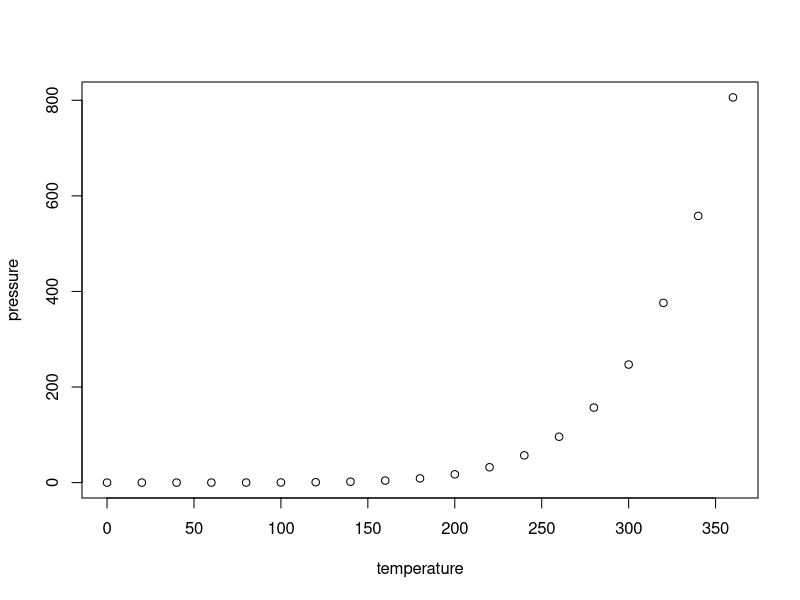
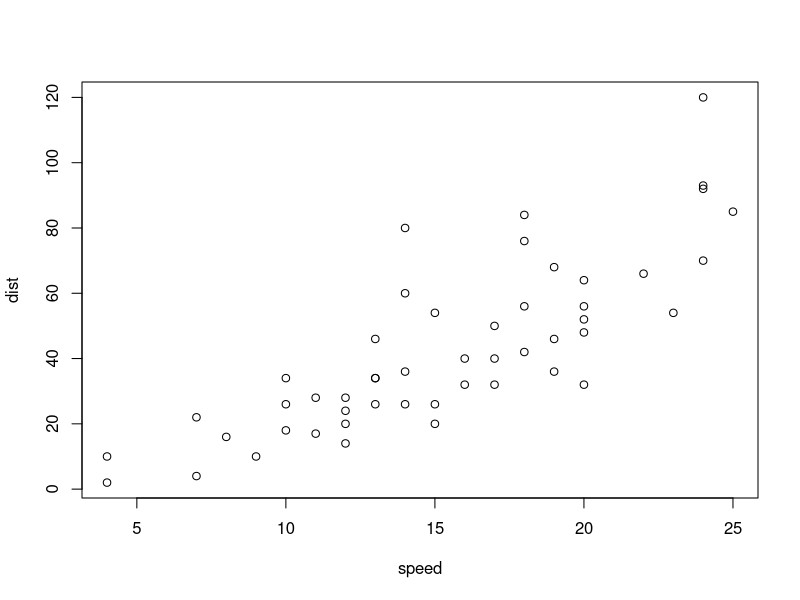
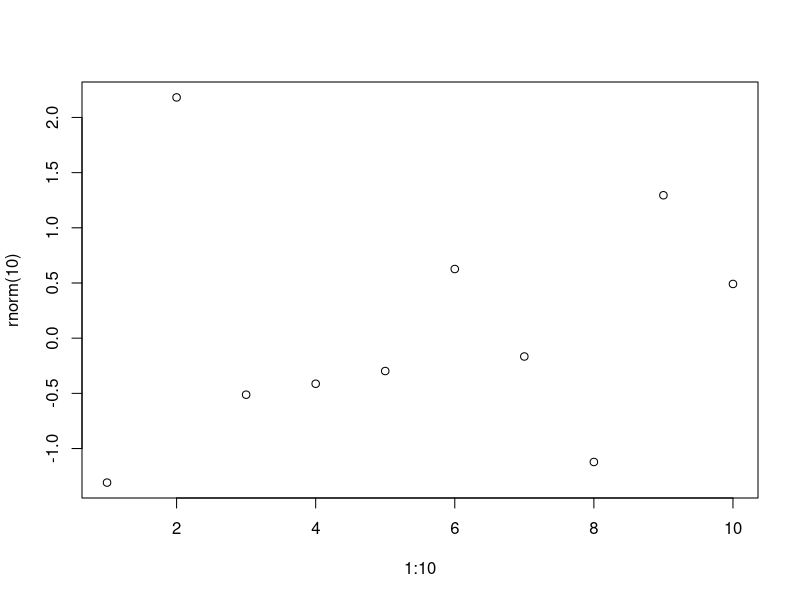
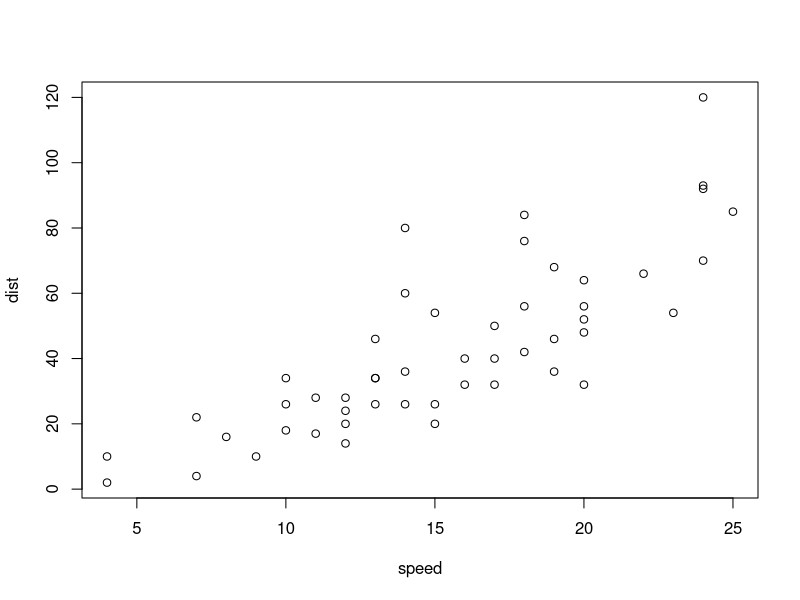
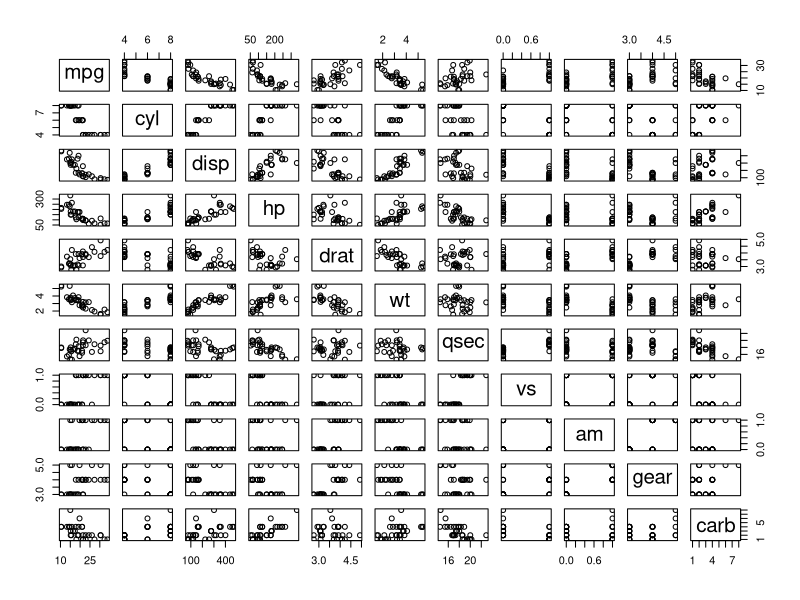
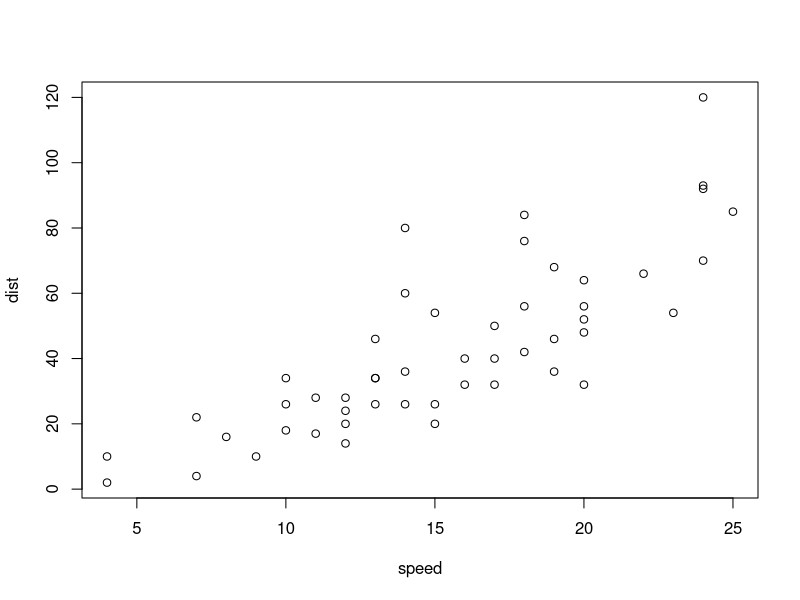
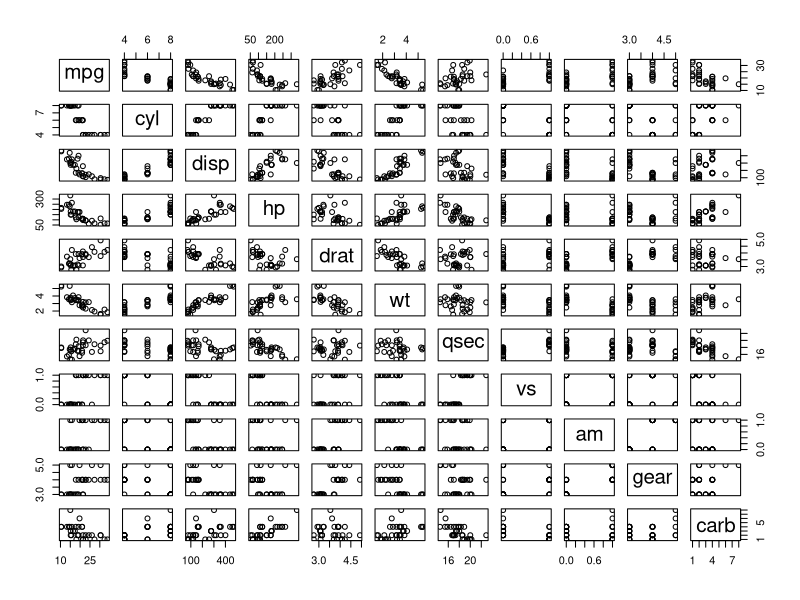
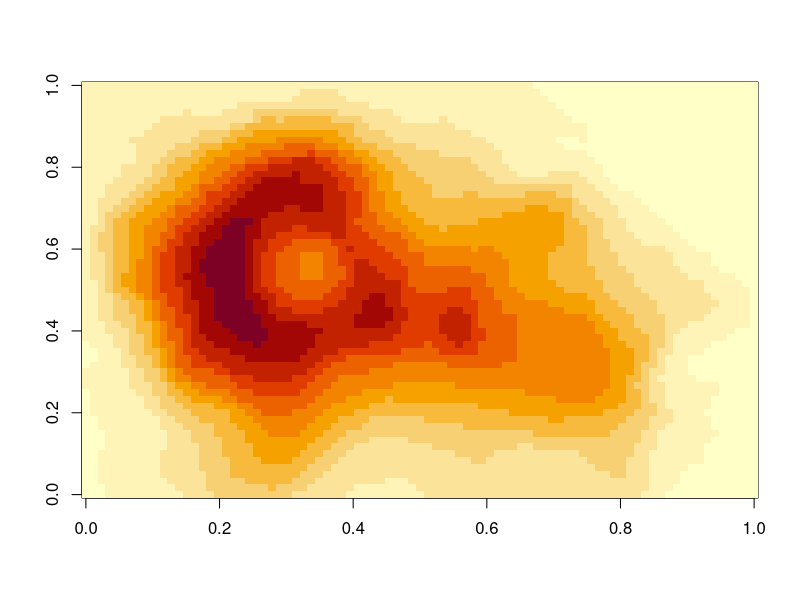

Here is the R script that generated these plots, in order:
## ---- chunk 1
#| label: fig-r-sub
#| fig-cap: >-
#|   Vapor pressure of mercury, and stopping distances of cars.
#| fig-subcap: ["Pressure", "Cars"]
#| fig-alt:
#|   - "Scatter plot of vapor pressure rising steeply with temperature"
#|   - "Scatter plot of stopping distance against speed for 50 cars"
#| layout-ncol: 2
#| panzoom: true

plot(pressure)
plot(cars)
## ---- chunk 2
#| fig-alt: "Scatter plot of ten random points"
#| fig-cap: >-
#|   Ten random points against their index.
#| panzoom: true
#| lightbox:
#|   group: r-graph
#|   description: Ten random points.

plot(1:10, rnorm(10))
## ---- chunk 3
#| fig-alt: "Scatter plot of stopping distance against speed for 50 cars"
#| fig-cap: "Stopping distance against speed for 50 cars."
#| lightbox:
#|   group: r-graph
#|   description: Stopping distance against speed.

plot(cars)
## ---- chunk 4
#| fig-alt:
#|   - >-
#|     Scatterplot matrix of the mtcars data, each variable plotted against
#|     every other
#|   - "Scatter plot of stopping distance against speed for 50 cars"
#| panzoom: true
#| fig-cap:
#|   - "The mtcars data, each variable plotted against every other."
#|   - "Stopping distance against speed for 50 cars."
#| lightbox:
#|   group: cars
#|   description:
#|     - The mtcars data, each variable against every other.
#|     - Stopping distance against speed.

plot(mtcars)
plot(cars)
## ---- chunk 5
#| fig-cap: "The mtcars data, each variable plotted against every other."
#| lightbox: false
#| fig-alt: >-
#|   Scatterplot matrix of the mtcars data, each variable plotted against every
#|   other

plot(mtcars)
## ---- chunk 6
#| label: fig-plain
#| fig-alt: >-
#|   Heat map of the Maunga Whau volcano's heights, in yellow, orange, and red
#| fig-cap: >-
#|   Heights of Maunga Whau (Mount Eden), from pale yellow (low) to dark red
#|   (high).

image(volcano)
